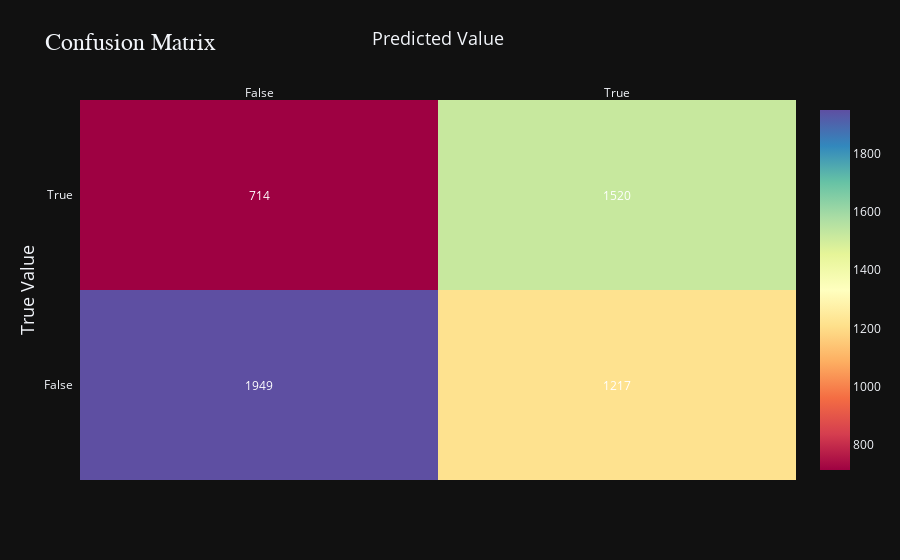

Here is the notebook cell this chart was saved with:
### Code cell
model_evaluation(y_test,y_pred)

### Figure 1 — Plotly figure (JSON) as saved in the notebook; plotly's stock layout.template omitted (floating-point values rounded to 4 significant figures)
{"data": [{"colorscale": [[0, "rgb(158,1,66)"], [0.1, "rgb(213,62,79)"], [0.2, "rgb(244,109,67)"], [0.3, "rgb(253,174,97)"], [0.4, "rgb(254,224,139)"], [0.5, "rgb(255,255,191)"], [0.6, "rgb(230,245,152)"], [0.7, "rgb(171,221,164)"], [0.8, "rgb(102,194,165)"], [0.9, "rgb(50,136,189)"], [1, "rgb(94,79,162)"]], "reversescale": false, "showscale": true, "type": "heatmap", "x": ["False", "True"], "y": ["False", "True"], "z": [[1949, 1217], [714, 1520]]}], "layout": {"annotations": [{"font": {"color": "#FFFFFF"}, "showarrow": false, "text": "1949", "x": "False", "xref": "x", "y": "False", "yref": "y"}, {"font": {"color": "#FFFFFF"}, "showarrow": false, "text": "1217", "x": "True", "xref": "x", "y": "False", "yref": "y"}, {"font": {"color": "#FFFFFF"}, "showarrow": false, "text": "714", "x": "False", "xref": "x", "y": "True", "yref": "y"}, {"font": {"color": "#FFFFFF"}, "showarrow": false, "text": "1520", "x": "True", "xref": "x", "y": "True", "yref": "y"}], "title": {"font": {"family": "Merriweather", "size": 24}, "text": "Confusion Matrix"}, "xaxis": {"dtick": 1, "gridcolor": "rgb(0, 0, 0)", "side": "top", "ticks": "", "title": {"font": {"family": "open sans", "size": 18}, "text": "Predicted Value"}}, "yaxis": {"dtick": 1, "ticks": "", "ticksuffix": "  ", "title": {"font": {"family": "open sans", "size": 18}, "text": "True Value"}}}}
